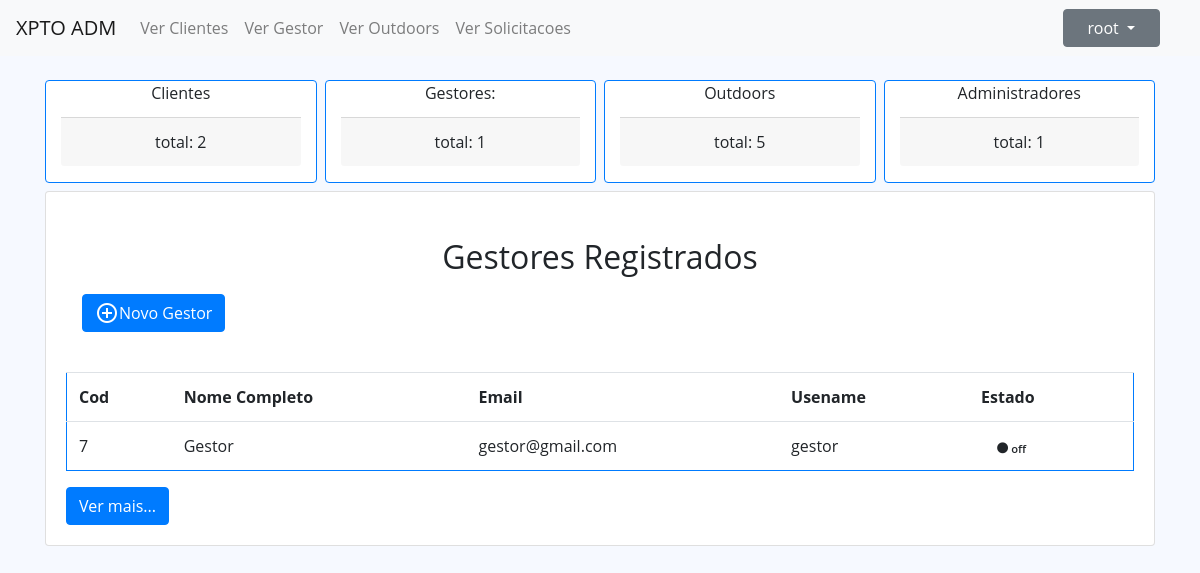
Before: /index.php?op=Administrador&&request=verGestores (signed in) with the older database file.
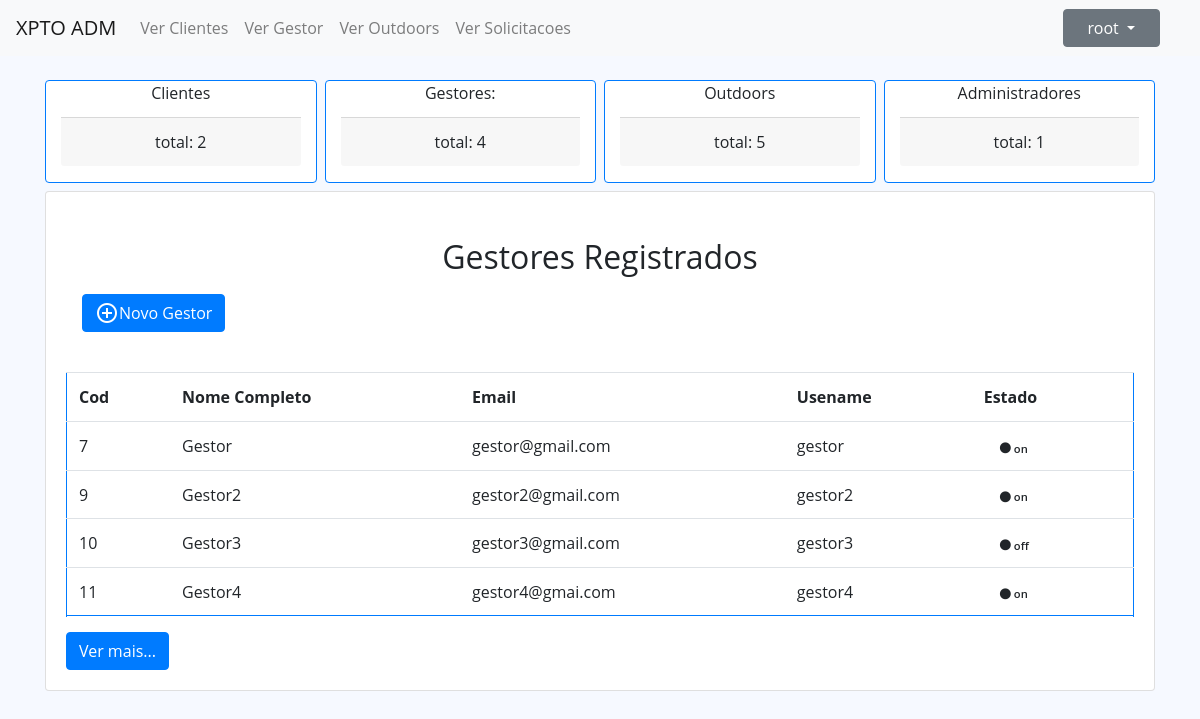
After: the same page with the newer database file.
### tables this page shows
CREATE TABLE `gestor` (
  `id` int(11) NOT NULL,
  `nome` varchar(50) NOT NULL,
  `email` varchar(100) NOT NULL,
  `idComuna` int(11) NOT NULL,
  `morada` varchar(100) NOT NULL,
  `telemovel` bigint(100) NOT NULL,
  `idUsuario` int(11) NOT NULL,
  `idAdm` int(11) NOT NULL,
  `estado` varchar(50) NOT NULL DEFAULT 'off'
);

CREATE TABLE `usuario` (
  `id` int(11) NOT NULL,
  `username` varchar(50) NOT NULL,
  `senha` varchar(50) NOT NULL,
  `tipo` varchar(50) NOT NULL,
  `eliminado` varchar(10) NOT NULL DEFAULT 'nao'
);

### index.php (called while the page is built, shortened)
<?php
include __DIR__ . '/./controllers/Rotas.php';
$rotas = new Rotas();
$rotas->requestHandle();
?>

### repositories/UsuarioRepository.php (called while the page is built, shortened)
<?php
require_once __DIR__ . '/../dbconfig/DbConnection.php';
require_once __DIR__ . '/../models/UsuarioModel.php';
class UsuarioRepository implements IUsuarioRepository {
    private $db = null;
    public function __construct() {
        $this->db = DbConnection::getInstance();
    }
    public function selectById($id) {
        try {
            $stmt = $this->db->prepare("SELECT id, username, senha, tipo, eliminado FROM usuario WHERE id = :id and eliminado <> 'Sim'");
            $stmt->bindParam(":id", $id);
            $stmt->execute();
            $dado = $stmt->fetch(PDO::FETCH_ASSOC);
            if ($dado) {
                $Usuario = new UsuarioModel($dado['id'], $dado['username'], null, $dado['tipo'], null);
                return $Usuario;
            } else {
                return false;
            }
        } catch (PDOException $e) {
            echo $e->getMessage();
            return false;
        }
    }
}

### dbconfig/DbConnection.php (called while the page is built)
<?php
class DbConnection {
    private static $instance = NULL;
    public static function getInstance() {
        if (!isset(self::$instance)) {
            try {
                self:: $instance = new PDO("mysql:host=localhost;dbname=outdoorgest", 'root', '');
                self:: $instance->setAttribute(PDO::ATTR_ERRMODE, PDO::ERRMODE_EXCEPTION);
            } catch (PDOException $e) {
                echo $e->getMessage();
            }
        }
        return self::$instance;
    }
}

### services/UsuarioService.php (called while the page is built, shortened)
<?php
require_once __DIR__ . '/../repositories/UsuarioRepository.php';
class UsuarioService implements IUsuarioService {
    private $usuarioRepository = null;
    public function __construct() {
        $this->usuarioRepository = new UsuarioRepository();
    }
    public function selectById($id) {
        try {
            return $this->usuarioRepository->selectById($id);
        } catch (PDOException $e) {
            return false;
        }
    }
}

### controllers/ClienteController.php (called while the page is built, shortened)
<?php
require_once __DIR__ . '/../services/ClienteService.php';
require_once __DIR__ . '/../services/UsuarioService.php';
require_once __DIR__ . '/../services/OutdoorService.php';
class ClienteController {
    public function __construct() {
        $this->usuarioService = new UsuarioService();
        if (isset($_SESSION['Usuario'])) {
            $Us = unserialize($_SESSION['Usuario']);
            $_SESSION['Usuario'] = serialize($this->usuarioService->selectById($Us->getId()));
        }
    }
}
$actualizar = new ClienteController();

### models/UsuarioModel.php (called while the page is built, shortened)
<?php
class UsuarioModel {
    private $id;
    private $username;
    private $tipo;
    public function __construct($id, $username, $senha, $tipo, $eliminado) {
        $this->id = $id;
        $this->username = $username;
        $this->tipo = $tipo;
    }
    public function getId() {
        return $this->id;
    }
    public function getUsername() {
        return $this->username;
    }
    public function getTipo() {
        return $this->tipo;
    }
}

### services/ClienteService.php (called while the page is built, shortened)
<?php
require_once __DIR__ . '/../repositories/ClienteRepository.php';
class ClienteService implements IClienteService {
    private $clienteRepository = NULL;
    public function __construct() {
        $this->clienteRepository = new ClienteRepository();
    }
    public function getTotalClientes() {
        return $this->clienteRepository->selectCount();
    }
}

### repositories/ClienteRepository.php (called while the page is built, shortened)
<?php
require_once __DIR__ . '/../dbconfig/DbConnection.php';
class ClienteRepository implements IClienteRepository {
    private $db;
    public function __construct() {
        $this->db = DbConnection::getInstance();
    }
    public function selectCount() {
        try {
            $stmt = $this->db->prepare("SELECT COUNT(*) FROM cliente c join usuario u on u.id = c.idUsuario where u.eliminado <> 'sim'");
            $stmt->execute();
            $adm = $stmt->fetchColumn();
            return $adm;
        } catch (PDOException $e) {
            echo $e->getMessage();
            return false;
        }
    }
}

### services/GestorService.php (called while the page is built, shortened)
<?php
require_once __DIR__ . '/../repositories/GestorRepository.php';
class GestorService implements IGestorService {
    private $gestorRepository = null;
    public function __construct() {
        $this->gestorRepository = new GestorRepository();
    }
    public function verGestores() {
        return $this->gestorRepository->selectAll();
    }
    public function getTotal(){
        return $this->gestorRepository->selectCount();
    }
}

### repositories/GestorRepository.php (called while the page is built, shortened)
<?php
require_once __DIR__ . '/../models/GestorModel.php';
require_once __DIR__ . '/../dbconfig/DbConnection.php';
class GestorRepository implements IGestorRepository {
    private $db;
    public function __construct() {
        $this->db = DbConnection::getInstance();
    }
    public function selectAll() {
        $stmt = $this->db->prepare("SELECT g.idUsuario id, `nome`, `email`, `idComuna`, `morada`, `telemovel`, u.username as username, `estado` FROM gestor g join usuario u on u.id = g.idUsuario where u.eliminado <> 'sim'");
        $stmt->execute();
        $usersData = $stmt->fetchAll(PDO::FETCH_ASSOC);
        $users = [];
        foreach ($usersData as $userData) {
            $user = new GestorModel(
                    $userData['id'],
                    $userData['nome'],
                    $userData['email'],
                    $userData['idComuna'],
                    $userData['morada'],
                    $userData['telemovel'],
                    $userData['username'],
                    $userData['estado']
            );
            $users[] = $user;
        }
        return $users;
    }
    public function selectCount() {
        try {
            $stmt = $this->db->prepare("SELECT COUNT(*) FROM `gestor` join usuario on usuario.id = gestor.idusuario where usuario.eliminado <> 'sim'");
            $stmt->execute();
            $adm = $stmt->fetchColumn();
            return $adm;
        } catch (PDOException $e) {
            echo $e->getMessage();
            return false;
        }
    }
}

### services/OutdoorService.php (called while the page is built, shortened)
<?php
require_once __DIR__ . '/../repositories/OutdoordRepository.php';
class OutdoorService implements IOutdoorService {
    private $outdoorRepository = null;
    public function __construct() {
        $this->outdoorRepository = new OutdoordRepository();
    }
    public function selectCount() {
        return $this->outdoorRepository->selectCount();
    }
}

### repositories/OutdoordRepository.php (called while the page is built, shortened)
<?php
require_once __DIR__ . '/../dbconfig/DbConnection.php';
class OutdoordRepository implements IOutdoorRepository{
     private $db;
    public function __construct() {
        $this->db = DbConnection::getInstance();
    }
    public function selectCount() {
        try {
            $stmt = $this->db->prepare("SELECT COUNT(*) FROM `outdoor` WHERE eliminado <> 'Sim'");
            $stmt->execute();
            $adm = $stmt->fetchColumn();
            return $adm;
        } catch (PDOException $e) {
            echo $e->getMessage();
            return false;
        }
    }
}

### services/AdministradorService.php (called while the page is built, shortened)
<?php
require_once __DIR__ . '/../repositories/AdministradorRepository.php';
class AdministradorService implements IAdministradorService {
    private $admRepository = NULL;
    public function __construct() {
        $this->admRepository = new AdministradorRepository();
    }
    public function selectCount() {
        return $this->admRepository->selectCount();
    }
}

### repositories/AdministradorRepository.php (called while the page is built, shortened)
<?php
require_once __DIR__ . '/../dbconfig/DbConnection.php';
class AdministradorRepository implements IAdministradorRepository {
    private $db = null;
    public function __construct() {
        $this->db = DbConnection::getInstance();
    }
    public function selectCount() {
        try {
            $stmt = $this->db->prepare("SELECT COUNT(*) FROM `administrador` join usuario u on u.id=administrador.idUsuario where u.eliminado <> 'sim'");
            $stmt->execute();
            $adm = $stmt->fetchColumn();
            return $adm;
        } catch (PDOException $e) {
            echo $e->getMessage();
            return false;
        }
    }
}

### models/GestorModel.php (called while the page is built, shortened)
<?php
class GestorModel {
    private $id;
    private $nome;
    private $email;
    private $idUsuario;
    private $estado;
    public function __construct($id, $nome, $email, $comuna, $morada, $telemovel, $username, $estado) {
        $this->id = $id;
        $this->nome = $nome;
        $this->email = $email;
        $this->idUsuario = $username;
        $this->estado = $estado;
    }
    public function getId() {
        return $this->id;
    }
    public function getNome() {
        return $this->nome;
    }
    public function getEmail() {
        return $this->email;
    }
    public function getIdUsuario() {
        return $this->idUsuario;
    }
    public function getEstado() {
        return $this->estado;
    }
}

### views/tabelas/gestor.php (the view, shortened to what the changed rows need)
<div class="card">
    <div class="card-body">
        <div class="card-title text-center m-3">
            <h2 class="">Gestores Registrados</h2>
            <a href="index.php?op=Administrador&&request=addGestor">
                <button class="btn btn-primary mt-1 d-flex">
                    <span class="material-symbols-outlined">
                    </span>
                    <span>
                        Novo Gestor
                    </span>
                </button>
            </a>
        </div>
        <br>
        <table id="listarDados" class="table border border-primary">
            <tr>
                <th scope="col">Cod</th>
                <th scope="col">Nome Completo</th>
                <th scope="col">Email</th>
                <th scope="col">Usename</th>
                <th scope="col">Estado</th>
            </tr>
            <?php
            foreach ($gestores as $cada) {
                ?><tr>
                    <td><?php echo $cada->getId(); ?></td>
                    <td><?php echo $cada->getNome() ?></td>
                    <td><?php echo $cada->getEmail(); ?></td>
                    <td><?php echo $cada->getIdUsuario(); ?></td>
                    <td><span class="status
                        <?php
                        if ($cada->getEstado() === 'Off') {
                            echo 'off';
                        } else if ($cada->getEstado() === 'bloqueado') {
                            echo 'bloquado';
                        } else if ($cada->getEstado() === 'ativo') {
                            echo 'ativo';
                        }
                        ?>"><i class="fas fa-circle"></i> <?php echo $cada->getEstado(); ?></span>
                    </td>
                </tr>
                <tr>
                <?php } ?>
        </table>
        <button type="button" class="btn btn-primary mt-1 d-flex" id="nextButton">Ver mais...</button>
    </div>
</div>

### views/administrador/administradorViewGestor.php (shortened to what the changed rows need)
<?php
include 'header.php';
if (isset($_SESSION['Usuario']))
    $usuario = unserialize($_SESSION['Usuario']);
?>
</head>
<body>
    <?php
    if (isset($_SESSION['loggedin']) && $_SESSION['loggedin'] === true && $usuario->getTipo() == "Administrador") {
        $admController = new AdministradorController();
        ?>
        <nav class="navbar navbar-expand-lg navbar-light bg-light ">
            <a class="navbar-brand" href="index.php?op=<?php echo $usuario->getTipo(); ?>">XPTO ADM</a>
            <div class="collapse navbar-collapse" id="navbarSupportedContent">
                <ul class="navbar-nav mr-auto" id="menu">
                    <li class="nav-item">
                        <a class="nav-link" href="index.php?op=Administrador">Ver Clientes</a>
                    </li>
                    <li class="nav-item" >
                        <a class="nav-link" href="index.php?op=Administrador&&request=verGestores">Ver Gestor</a>
                    </li>
                    <li class="nav-item" >
                        <a class="nav-link" href="index.php?op=Administrador&&request=verOutdoors&&estado=all">Ver Outdoors</a>
                    </li>
                    <li class="nav-item" >
                        <a class="nav-link" href="index.php?op=Administrador&&request=verSolicitacoes">Ver Solicitacoes</a>
                    </li>
                </ul>
            </div>
            <nav class="header-nav ms-auto">
                <ul class="d-flex align-items-center navbar-nav me-auto mb-2 mb-lg-0">
                    <li class="nav-item px-4 ">
                        <div class="dropdown">
                            <button class="btn btn-secondary dropdown-toggle px-4" type="button" id="dropdownMenuButton" data-toggle="dropdown" aria-haspopup="true" aria-expanded="false">
                                <?php if (isset($_SESSION['Usuario'])) echo $usuario->getUsername(); ?>
                            </button>
                        </div>
                    </li>
                </ul>
            </nav>
        </nav>
        <main>
            <div class="container align-items-center justify-content-between">
                <div class="container text-center mb-2 mt-4">
                    <div class="row">
                        <div class="col border border-primary card">
                            <div class="card-title">Clientes</div>
                            <p class="card-footer"> total:
                                <?php echo $admController->verTotalClientes(); ?>
                            </p>
                        </div>
                        <div class="col border border-primary ml-2 card">
                            <div class="card-title">Gestores:
                            </div>
                            <p class="card-footer"> total:
                                <?php echo $admController->verTotalGestores(); ?>
                            </p>
                        </div>
                        <div class="col border border-primary ml-2 card">
                            <div class="card-title">Outdoors</div>
                            <p class="card-footer"> total:
                                <?php echo $admController->verTotalOutdoors(); ?>
                            </p>
                        </div>
                        <div class="col border border-primary ml-2 card">
                            <div class="card-title">Administradores</div>
                            <p class="card-footer"> total:
                                <?php echo $admController->verTotalAdministradores(); ?>
                            </p>
                        </div>
                    </div>
                </div>
                <?php $admController->verGestores(); ?>
            </div>
        </main>
        <?php
        include 'footer.php';
    } else {
        include 'footer.php';
        echo '!!!!Pagina não encontrada';
    }
    ?>

Changed rows visible on the page:
changed gestor "Gestor": estado "off" → "on"
added gestor: idUsuario "9", nome "Gestor2", email "gestor2@gmail.com", idUsuario.username "gestor2", estado "on"
added gestor: idUsuario "10", nome "Gestor3", email "gestor3@gmail.com", idUsuario.username "gestor3", estado "off"
added gestor: idUsuario "11", nome "Gestor4", email "gestor4@gmai.com", idUsuario.username "gestor4", estado "on"
Other visible differences:
$admController->verTotalGestores(): "1" → "4"
